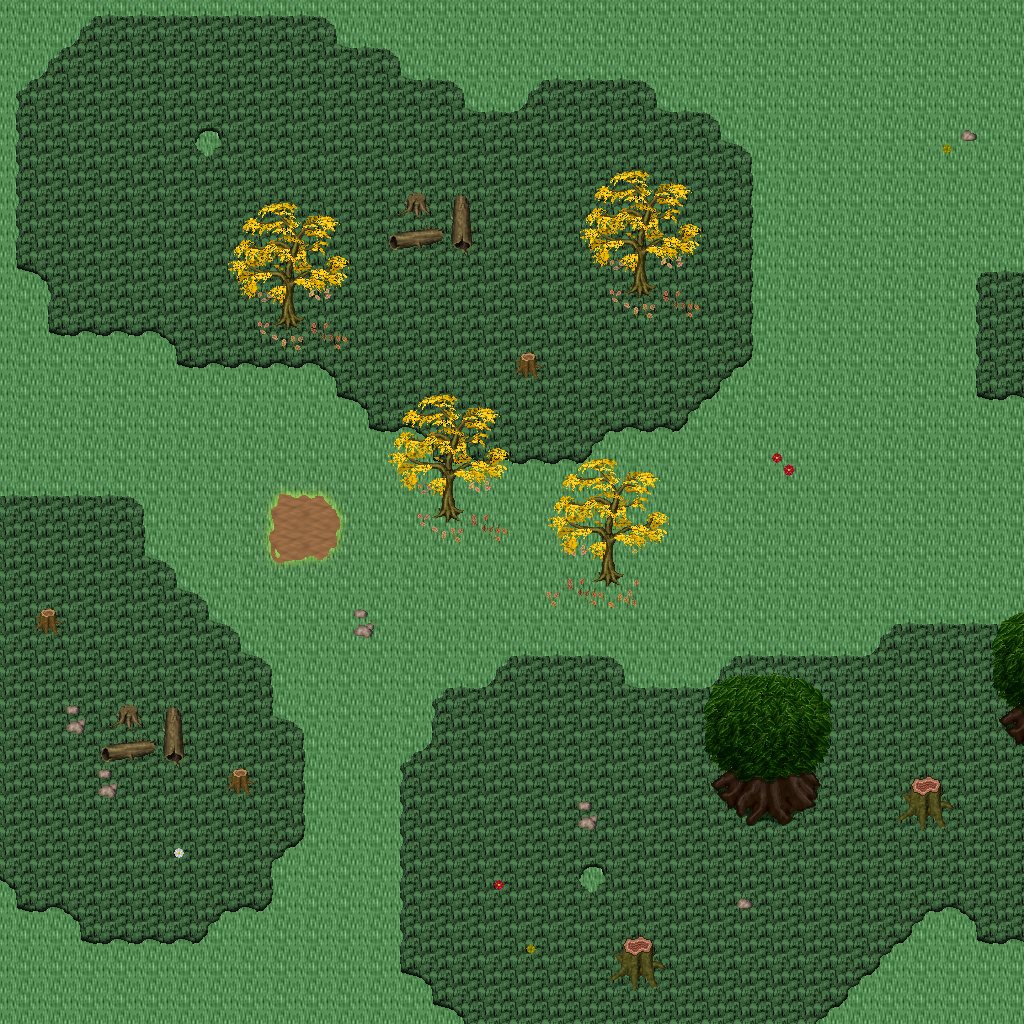

The image is a tile-based game level rendered from a .tmx file. Its description and source (layers, tilesets, objects; grid data summarised) follow:
An orthogonal 32x32 tile map with 32x32 px tiles, 5 tile layers (Ground, Objects, Objects2, Above, ...), 1 hidden layer not drawn, 20 tilesets.

<map version="1.10" tiledversion="1.11.0" orientation="orthogonal" renderorder="right-down" width="32" height="32" tilewidth="32" tileheight="32" infinite="0" nextlayerid="11" nextobjectid="1">
 <tileset firstgid="1" name="logic_collision" tilewidth="32" tileheight="32" tilecount="1" columns="1">
  <image source="../drawable/logic_collision.png" width="32" height="32" />
 </tileset>
 <tileset firstgid="2" name="ground_ground" tilewidth="32" tileheight="32" tilecount="33" columns="3">
  <image source="../drawable/ground_ground.png" width="96" height="352" />
 </tileset>
 <tileset firstgid="35" name="ground_rock_pebbles" tilewidth="32" tileheight="32" tilecount="3" columns="1">
  <image source="../drawable/ground_rock_pebbles.png" width="32" height="96" />
 </tileset>
 <tileset firstgid="38" name="ground_grass_corners" tilewidth="32" tileheight="32" tilecount="24" columns="6">
  <image source="../drawable/ground_grass_corners.png" width="192" height="128" />
 </tileset>
 <tileset firstgid="62" name="ground_grass_edges" tilewidth="32" tileheight="32" tilecount="36" columns="12">
  <image source="../drawable/ground_grass_edges.png" width="384" height="96" />
 </tileset>
 <tileset firstgid="98" name="ground_grass_2" tilewidth="32" tileheight="32" tilecount="21" columns="3">
  <image source="../drawable/ground_grass_2.png" width="96" height="224" />
 </tileset>
 <tileset firstgid="119" name="plant_leaves" tilewidth="32" tileheight="32" tilecount="8" columns="4">
  <image source="../drawable/plant_leaves.png" width="128" height="64" />
 </tileset>
 <tileset firstgid="127" name="plant_tree_tree_darkgreen" tilewidth="32" tileheight="32" tilecount="88" columns="8">
  <image source="../drawable/plant_tree_tree_darkgreen.png" width="256" height="352" />
 </tileset>
 <tileset firstgid="215" name="plant_tree_fall_trees" tilewidth="32" tileheight="32" tilecount="40" columns="8">
  <image source="../drawable/plant_tree_fall_trees.png" width="256" height="160" />
 </tileset>
 <tileset firstgid="255" name="plant_tree_pine_tree" tilewidth="32" tileheight="32" tilecount="20" columns="4">
  <image source="../drawable/plant_tree_pine_tree.png" width="128" height="160" />
 </tileset>
 <tileset firstgid="275" name="plant_stump_hollow_logs" tilewidth="32" tileheight="32" tilecount="6" columns="3">
  <image source="../drawable/plant_stump_hollow_logs.png" width="96" height="64" />
 </tileset>
 <tileset firstgid="281" name="plant_stump_small_stump" tilewidth="32" tileheight="32" tilecount="4" columns="2">
  <image source="../drawable/plant_stump_small_stump.png" width="64" height="64" />
 </tileset>
 <tileset firstgid="285" name="plant_stump_stump_purple" tilewidth="32" tileheight="32" tilecount="4" columns="2">
  <image source="../drawable/plant_stump_stump_purple.png" width="64" height="64" />
 </tileset>
 <tileset firstgid="289" name="plant_flower_daisy_blue" tilewidth="32" tileheight="32" tilecount="8" columns="2">
  <image source="../drawable/plant_flower_daisy_blue.png" width="64" height="128" />
 </tileset>
 <tileset firstgid="297" name="plant_flower_daisy_red" tilewidth="32" tileheight="32" tilecount="8" columns="2">
  <image source="../drawable/plant_flower_daisy_red.png" width="64" height="128" />
 </tileset>
 <tileset firstgid="305" name="plant_flower_daisy_white" tilewidth="32" tileheight="32" tilecount="8" columns="2">
  <image source="../drawable/plant_flower_daisy_white.png" width="64" height="128" />
 </tileset>
 <tileset firstgid="313" name="plant_flower_daisy_yellow" tilewidth="32" tileheight="32" tilecount="8" columns="2">
  <image source="../drawable/plant_flower_daisy_yellow.png" width="64" height="128" />
 </tileset>
 <tileset firstgid="321" name="logic_creature_animal" tilewidth="32" tileheight="32" tilecount="32" columns="8">
  <image source="../drawable/logic_creature_animal.png" width="256" height="128" />
 </tileset>
 <tileset firstgid="353" name="logic_creature_reptile" tilewidth="32" tileheight="32" tilecount="7" columns="7">
  <image source="../drawable/logic_creature_reptile.png" width="224" height="32" />
 </tileset>
 <tileset firstgid="360" name="logic_creature_fowl" tilewidth="32" tileheight="32" tilecount="6" columns="6">
  <image source="../drawable/logic_creature_fowl.png" width="192" height="32" />
 </tileset>
 <layer id="1" name="Ground" width="32" height="32">
  <data>[1024 cells, 1024 non-empty, 3 distinct tile ids]</data>
 </layer>
 <layer id="2" name="Objects" width="32" height="32">
  <data>[1024 cells, 224 non-empty, 48 distinct tile ids]</data>
 </layer>
 <layer id="3" name="Objects2" width="32" height="32">
  <data>[1024 cells, 24 non-empty, 8 distinct tile ids]</data>
 </layer>
 <layer id="4" name="Above" width="32" height="32">
  <data>[1024 cells, 83 non-empty, 30 distinct tile ids]</data>
 </layer>
 <layer id="5" name="Above2" width="32" height="32">
  <data>[1024 cells, 0 non-empty, 0 distinct tile ids]</data>
 </layer>
 <layer id="6" name="Walkable" width="32" height="32" visible="0">
  <data>[1024 cells, 34 non-empty, 1 distinct tile ids]</data>
 </layer>
 <objectgroup id="7" name="Mapevents" />
 <objectgroup id="8" name="Spawn" />
 <objectgroup id="9" name="Keys" />
 <objectgroup id="10" name="Replace" />
</map>
